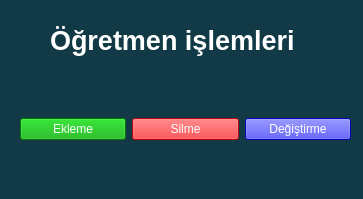
<?xml version="1.0" encoding="UTF-8"?>
<ui version="4.0">
 <class>egitmen_islemleri</class>
 <widget class="QMainWindow" name="egitmen_islemleri">
  <property name="geometry">
   <rect>
    <x>0</x>
    <y>0</y>
    <width>363</width>
    <height>199</height>
   </rect>
  </property>
  <property name="windowTitle">
   <string>Öğretmen işlemleri</string>
  </property>
  <widget class="QWidget" name="centralwidget">
   <widget class="QWidget" name="widget" native="true">
    <property name="geometry">
     <rect>
      <x>0</x>
      <y>0</y>
      <width>811</width>
      <height>381</height>
     </rect>
    </property>
    <property name="styleSheet">
     <string notr="true">background-color: rgb(17, 57, 70);</string>
    </property>
    <widget class="QWidget" name="horizontalLayoutWidget">
     <property name="geometry">
      <rect>
       <x>20</x>
       <y>79</y>
       <width>331</width>
       <height>101</height>
      </rect>
     </property>
     <layout class="QHBoxLayout" name="horizontalLayout_2">
      <item>
       <widget class="QPushButton" name="add_teacher_btn">
        <property name="styleSheet">
         <string notr="true">background-color: rgb(17, 57, 70);
font: 75 14pt &quot;MS Shell Dlg 2&quot;;
background-color: rgb(0, 170, 0);
color: rgb(255, 255, 255);</string>
        </property>
        <property name="text">
         <string>Ekleme</string>
        </property>
       </widget>
      </item>
      <item>
       <widget class="QPushButton" name="delete_teacher_btn">
        <property name="styleSheet">
         <string notr="true">background-color: rgb(17, 57, 70);
background-color: rgb(255, 0, 4);
font: 75 14pt &quot;MS Shell Dlg 2&quot;;
color: rgb(255, 255, 255);</string>
        </property>
        <property name="text">
         <string>Silme</string>
        </property>
       </widget>
      </item>
      <item>
       <widget class="QPushButton" name="edit_teacher_btn">
        <property name="styleSheet">
         <string notr="true">font: 75 14pt &quot;MS Shell Dlg 2&quot;;
background-color: rgb(0, 0, 255);
color: rgb(255, 255, 255);</string>
        </property>
        <property name="text">
         <string>Değiştirme</string>
        </property>
       </widget>
      </item>
     </layout>
    </widget>
    <widget class="QLabel" name="label">
     <property name="geometry">
      <rect>
       <x>50</x>
       <y>20</y>
       <width>261</width>
       <height>41</height>
      </rect>
     </property>
     <property name="font">
      <font>
       <pointsize>20</pointsize>
       <weight>75</weight>
       <bold>true</bold>
      </font>
     </property>
     <property name="styleSheet">
      <string notr="true">color: rgb(255, 255, 255);</string>
     </property>
     <property name="text">
      <string>Öğretmen işlemleri</string>
     </property>
    </widget>
   </widget>
  </widget>
 </widget>
 <resources/>
 <connections/>
</ui>
